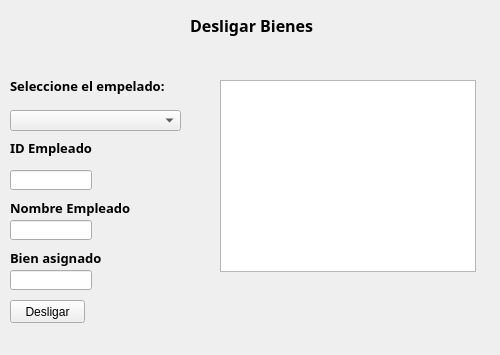
<?xml version="1.0" encoding="UTF-8"?>
<ui version="4.0">
 <class>Desligar</class>
 <widget class="QWidget" name="Desligar">
  <property name="geometry">
   <rect>
    <x>0</x>
    <y>0</y>
    <width>500</width>
    <height>355</height>
   </rect>
  </property>
  <property name="windowTitle">
   <string>Desligar Bienes</string>
  </property>
  <widget class="QComboBox" name="cbxEmpleados">
   <property name="geometry">
    <rect>
     <x>10</x>
     <y>110</y>
     <width>171</width>
     <height>21</height>
    </rect>
   </property>
   <property name="editable">
    <bool>false</bool>
   </property>
   <property name="currentText">
    <string/>
   </property>
   <property name="currentIndex">
    <number>-1</number>
   </property>
   <property name="placeholderText">
    <string>Seleccione</string>
   </property>
  </widget>
  <widget class="QPushButton" name="btnDesligar">
   <property name="geometry">
    <rect>
     <x>10</x>
     <y>300</y>
     <width>75</width>
     <height>23</height>
    </rect>
   </property>
   <property name="text">
    <string>Desligar</string>
   </property>
  </widget>
  <widget class="QLineEdit" name="txtBienAsignado">
   <property name="geometry">
    <rect>
     <x>10</x>
     <y>270</y>
     <width>82</width>
     <height>20</height>
    </rect>
   </property>
  </widget>
  <widget class="QTableWidget" name="tblDesligar">
   <property name="geometry">
    <rect>
     <x>220</x>
     <y>80</y>
     <width>256</width>
     <height>192</height>
    </rect>
   </property>
   <property name="editTriggers">
    <set>QAbstractItemView::NoEditTriggers</set>
   </property>
   <property name="selectionBehavior">
    <enum>QAbstractItemView::SelectRows</enum>
   </property>
  </widget>
  <widget class="QLabel" name="label_4">
   <property name="geometry">
    <rect>
     <x>10</x>
     <y>250</y>
     <width>121</width>
     <height>16</height>
    </rect>
   </property>
   <property name="font">
    <font>
     <family>Segoe UI Variable Text Semibold</family>
     <pointsize>10</pointsize>
     <weight>75</weight>
     <bold>true</bold>
    </font>
   </property>
   <property name="text">
    <string>Bien asignado</string>
   </property>
  </widget>
  <widget class="QLabel" name="label">
   <property name="geometry">
    <rect>
     <x>190</x>
     <y>10</y>
     <width>161</width>
     <height>31</height>
    </rect>
   </property>
   <property name="font">
    <font>
     <family>Perpetua Titling MT</family>
     <pointsize>12</pointsize>
     <weight>75</weight>
     <bold>true</bold>
    </font>
   </property>
   <property name="text">
    <string>Desligar Bienes</string>
   </property>
  </widget>
  <widget class="QLabel" name="label_3">
   <property name="geometry">
    <rect>
     <x>10</x>
     <y>200</y>
     <width>121</width>
     <height>16</height>
    </rect>
   </property>
   <property name="font">
    <font>
     <family>Segoe UI Variable Text Semibold</family>
     <pointsize>10</pointsize>
     <weight>75</weight>
     <bold>true</bold>
    </font>
   </property>
   <property name="text">
    <string>Nombre Empleado</string>
   </property>
  </widget>
  <widget class="QLineEdit" name="txtNombre">
   <property name="geometry">
    <rect>
     <x>10</x>
     <y>220</y>
     <width>82</width>
     <height>20</height>
    </rect>
   </property>
  </widget>
  <widget class="QLabel" name="label_2">
   <property name="geometry">
    <rect>
     <x>10</x>
     <y>70</y>
     <width>181</width>
     <height>31</height>
    </rect>
   </property>
   <property name="font">
    <font>
     <family>Segoe UI Variable Text Semibold</family>
     <pointsize>10</pointsize>
     <weight>75</weight>
     <bold>true</bold>
    </font>
   </property>
   <property name="text">
    <string>Seleccione el empelado:</string>
   </property>
  </widget>
  <widget class="QLineEdit" name="txtCedula">
   <property name="geometry">
    <rect>
     <x>10</x>
     <y>170</y>
     <width>82</width>
     <height>20</height>
    </rect>
   </property>
  </widget>
  <widget class="QLabel" name="lblID">
   <property name="geometry">
    <rect>
     <x>10</x>
     <y>140</y>
     <width>121</width>
     <height>16</height>
    </rect>
   </property>
   <property name="font">
    <font>
     <family>Segoe UI Variable Text Semibold</family>
     <pointsize>10</pointsize>
     <weight>75</weight>
     <bold>true</bold>
    </font>
   </property>
   <property name="text">
    <string>ID Empleado</string>
   </property>
  </widget>
 </widget>
 <resources/>
 <connections/>
</ui>
